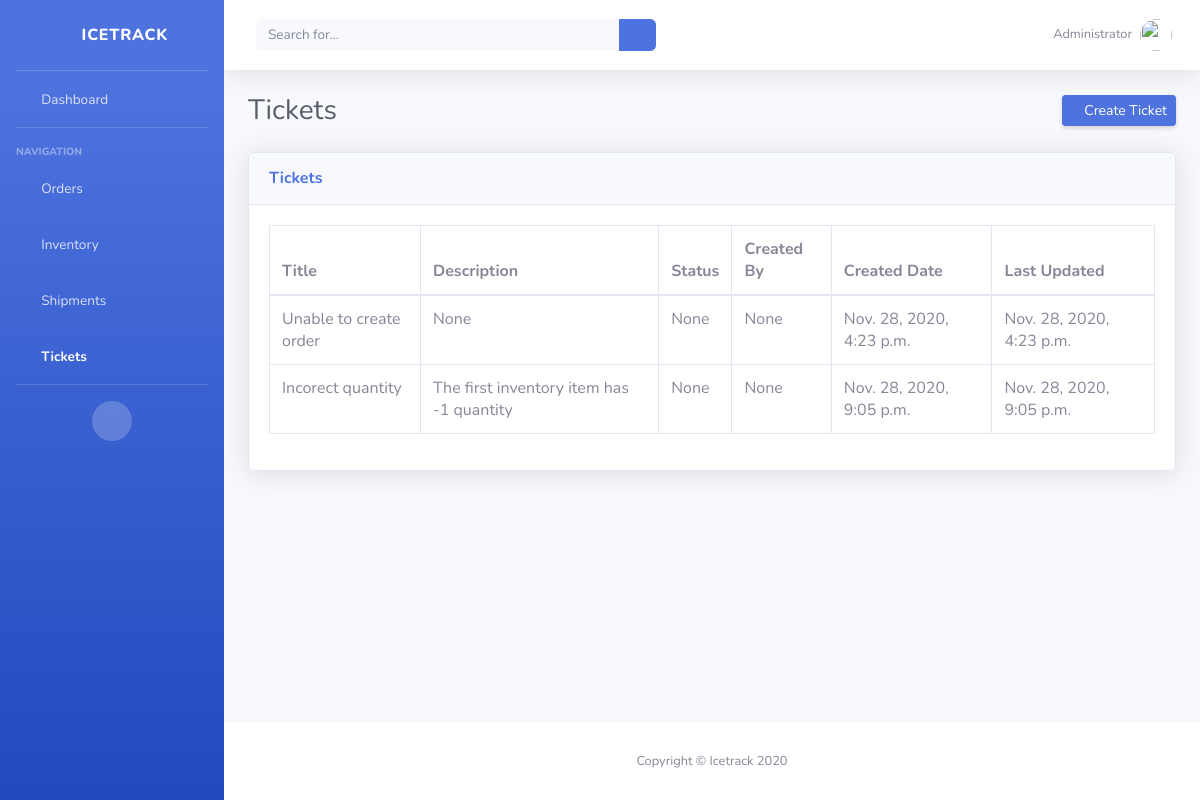
The app's page /tickets/, older data.
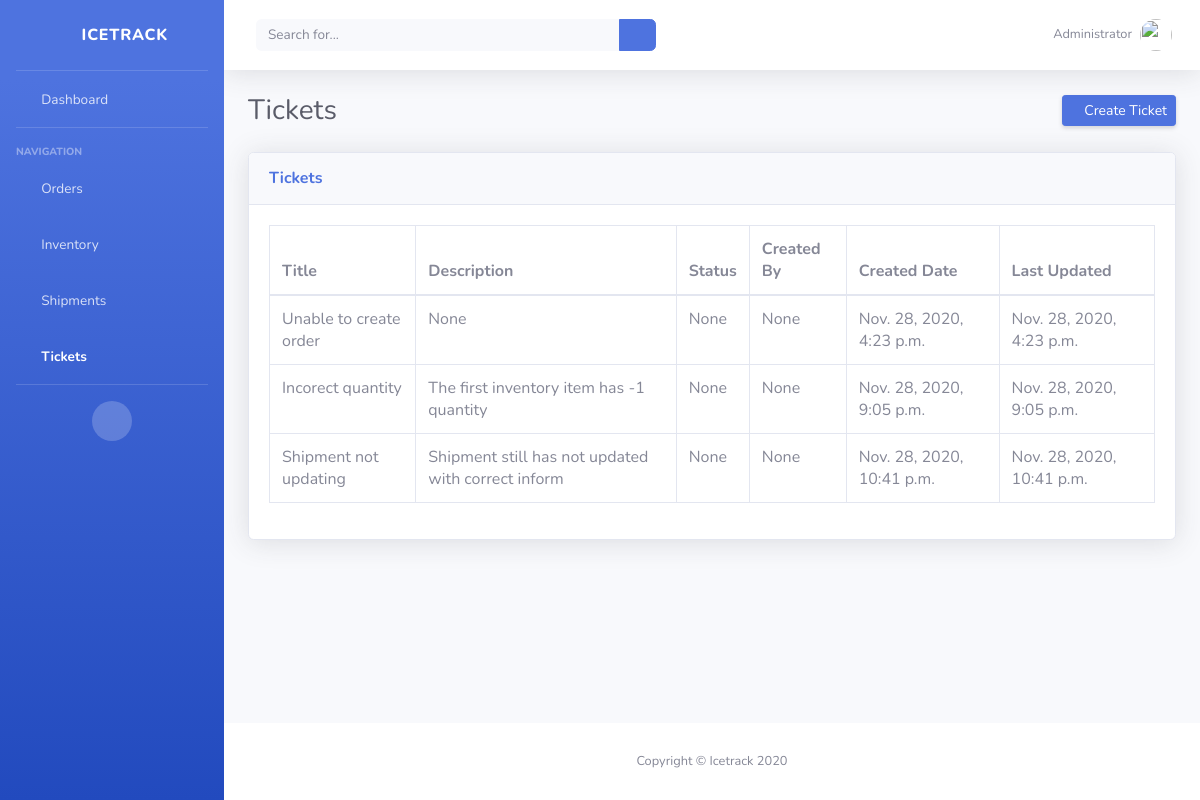
The same page, newer data.
### icetrack/models.py (models this page shows, shortened)
class Ticket(models.Model):
    title = models.CharField(max_length=50, blank=True, null=True)
    description = models.CharField(max_length=50, blank=True, null=True)
    status = models.CharField(max_length=50, blank=True, null=True)
    opened_by = models.CharField(max_length=50, blank=True, null=True)
    date_opened = models.DateTimeField(auto_now_add=False, auto_now=True)
    last_updated = models.DateTimeField(auto_now_add=False, auto_now=True)
    export_to_CSV = models.BooleanField(default=False)

### icetrack/views.py (the view)
# urls.py: path('tickets/', TicketsPageView.as_view(), name="tickets"),
class TicketsPageView(ListView):
    model = Ticket
    template_name = 'tickets.html'
    context_object_name = 'all_tickets_list'

### templates/tickets.html
{% extends 'base.html' %}
{% block content%}
<div class="container-fluid">
    <div class="d-sm-flex align-items-center justify-content-between mb-4">
        <h1 class="h3 mb-0 text-gray-800">Tickets</h1>
        <a href="{% url 'create_ticket' %}" class="d-none d-sm-inline-block btn btn-sm btn-primary shadow-sm"><i class="fas fa-plus fa-sm text-white-50"></i> Create Ticket</a>
    </div>
    <div class="card shadow mb-4">
        <div class="card-header py-3">
            <h6 class="m-0 font-weight-bold text-primary">Tickets</h6>
        </div>
        <div class="card-body">
            <div class="table-responsive">
                <table class="table table-bordered" id="dataTable" width="100%" cellspacing="0">
                    <thead>
                        <tr>
                            <th>Title</th>
                            <th>Description</th>
                            <th>Status</th>
                            <th>Created By</th>
                            <th>Created Date</th>
                            <th>Last Updated</th>
                        </tr>
                    </thead>
                    <tbody>
                        {% for ticket in all_tickets_list %}
                            <tr>
                                <td>{{ ticket.title }}</td>
                                <td>{{ ticket.description }}</td>
                                <td>{{ ticket.status }}</td>
                                <td>{{ ticket.opened_by }}</td>
                                <td>{{ ticket.date_opened }}</td>
                                <td>{{ ticket.last_updated }}</td>
                            </tr>
                        {% endfor %}
                    </tbody>
                </table>
            </div>
        </div>
    </div>
</div>
{% endblock content %}

Row changes from the older to the newer data that the page shows:
added Ticket: title "Shipment not updating", description "Shipment still has not updated with correct inform", status "None", opened_by "None", date_opened "Nov. 28, 2020, 10:41 p.m.", last_updated "Nov. 28, 2020, 10:41 p.m."
